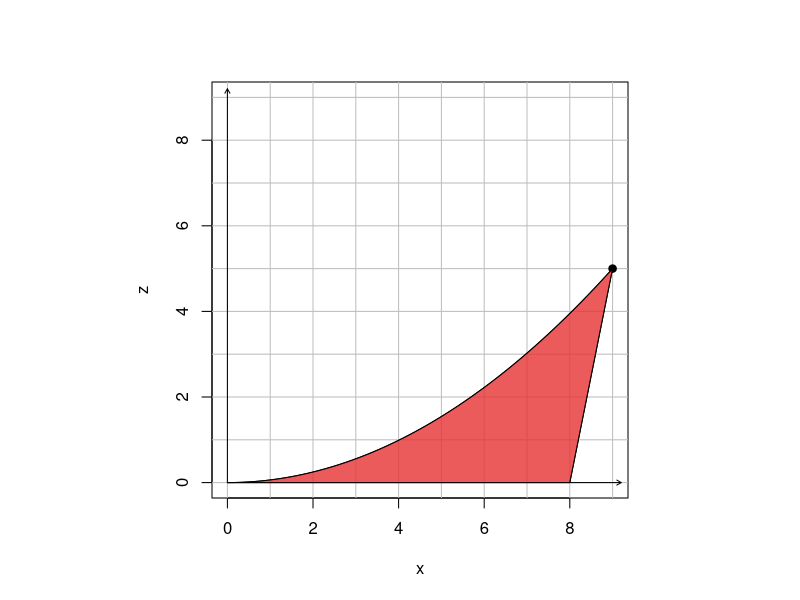
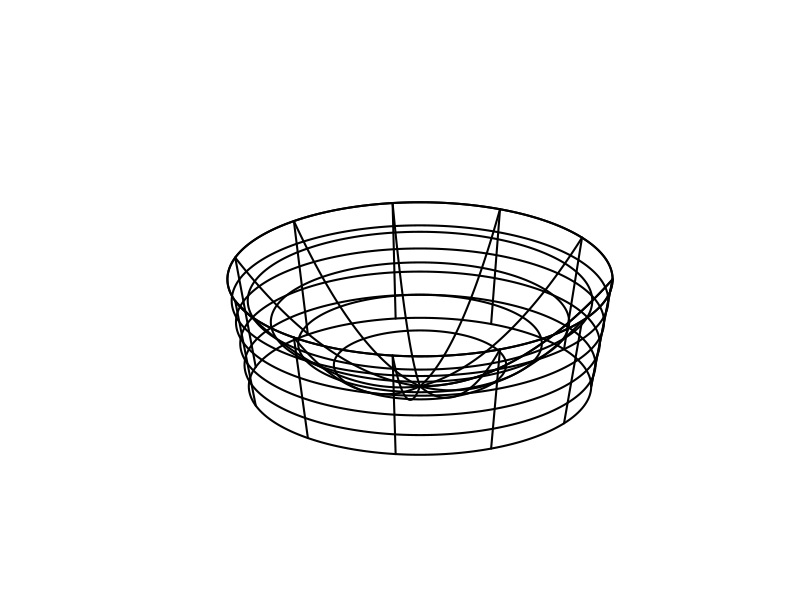
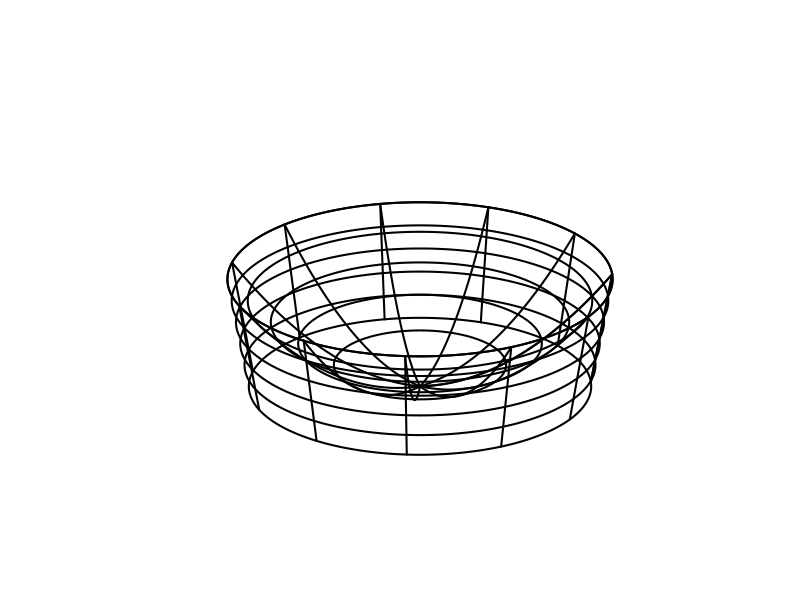
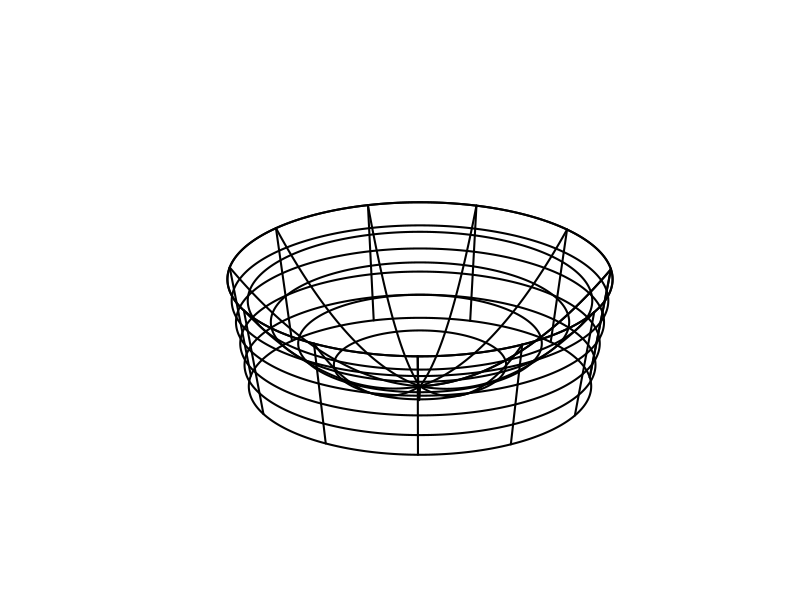
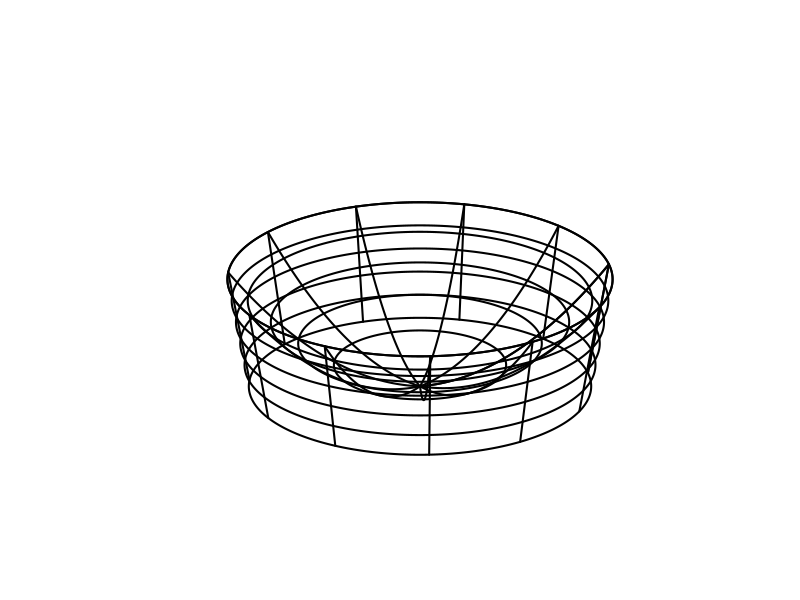
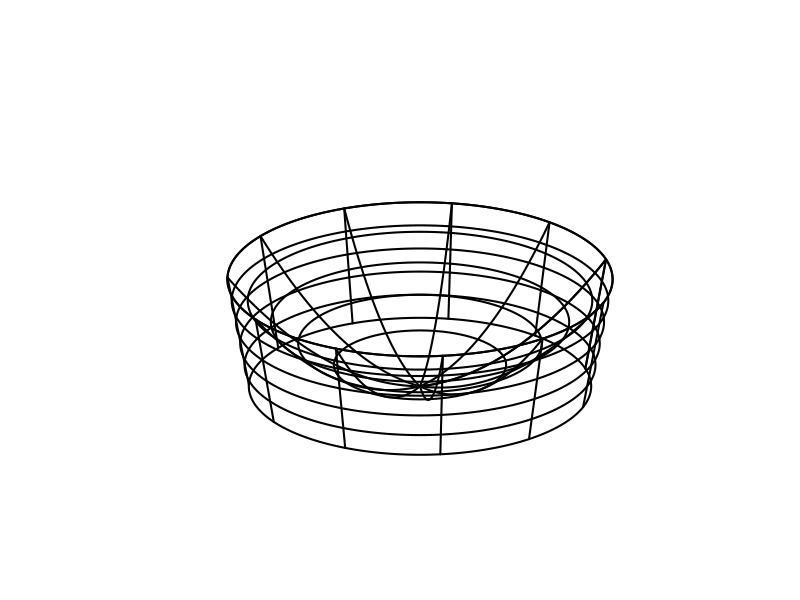
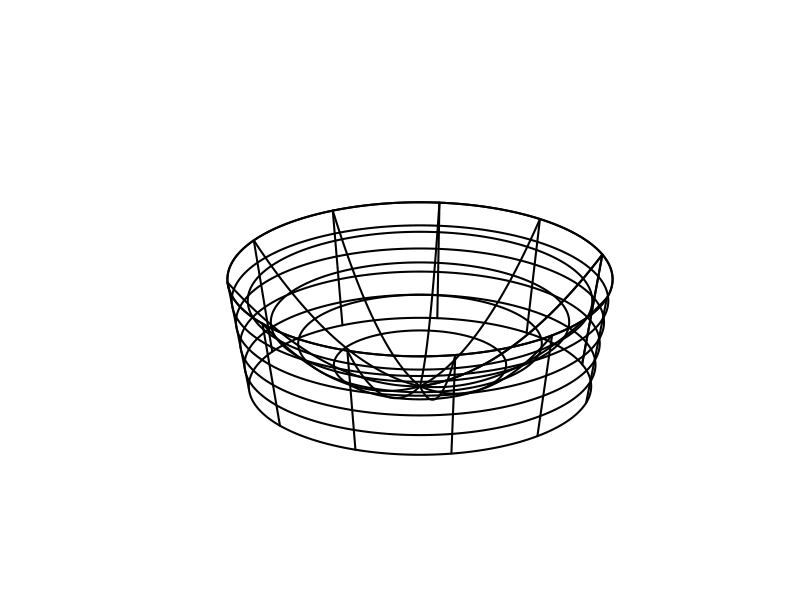
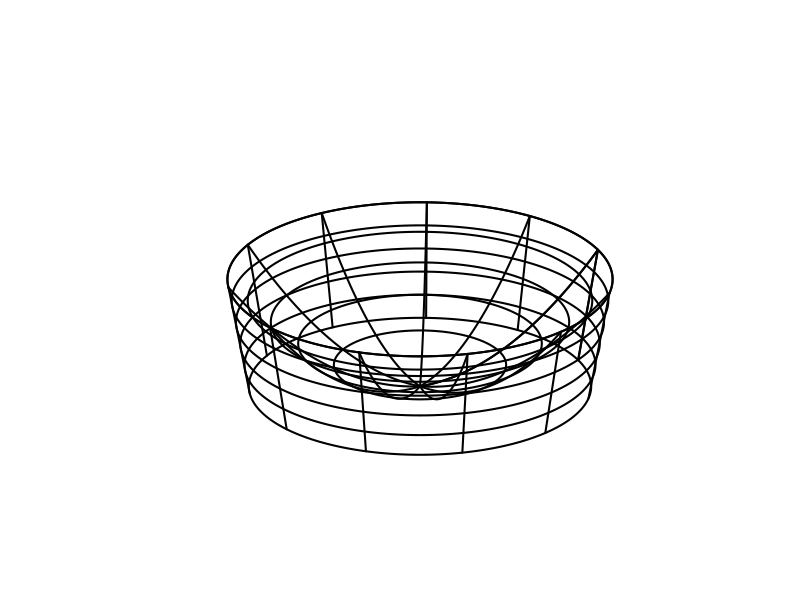

Write the R code that produced these figures, in order.
## ---- chunk 1
options(scipen=999)
fixer = function(exp){
  exp = gsub("+{-","-{",exp,fixed=T)
  exp = gsub("{1}x^{0}","1",exp,fixed=T)
  exp = gsub("{1}","{}",exp,fixed=T)
  exp = gsub("x^{0}","{}",exp,fixed=T)
  return(exp)
}

while(T){
  hk = rev(sort(sample(4:13,2)))
  h = hk[1]
  k = hk[2]
  m = sample(2:5,1)
  b = k-m*h
  a = k/h^2
  
  xint = -b/m
  
  V = pi*(k^3/3/m^2+(2*abs(b)/2/m^2-h^2/2/k)*k^2+b^2/m^2*k)
  if(V<9999){break}
}

## ---- chunk 2
par(pty="s")
plot(0,0,type="n",xlim=c(0,h),ylim=c(0,h),xlab="x",ylab="z")
for(i in 0:h){
  abline(h=i,col="grey")
  abline(v=i,col="grey")
}
arrows(0,0,0,h+0.2,length=0.05)
arrows(0,0,h+0.2,0,length=0.05)
x = seq(0,h,length.out=100)
x2 = seq(-b/m,h,length.out=100)
y1 = a*x^2
y2 = m*x2+b
lines(x,y1)
lines(x2,y2)
points(h,k,pch=19)
polygon(c(x,rev(x2)),c(y1,rev(y2)),col=rgb(0.9,0.2,0.2,0.8))
## ---- chunk 3
curves = list()
n = 12
nframes = 8
for(y in 0:k){
  th = seq(0,2*pi,length.out=360)
  x1 = (y-b)/m
  nc = length(curves)
  pnts = matrix(c(x1*cos(th),x1*sin(th),rep(y,length(th))),nrow=3,byrow=T)
  curves[[nc+1]] = pnts
  x2 = sqrt(y/a)
  pnts = matrix(c(x2*cos(th),x2*sin(th),rep(y,length(th))),nrow=3,byrow=T)
  curves[[nc+2]] = pnts
}
for(th in seq(0,2*pi,length.out=n)){
  x = seq(0,h,length.out=100)
  x2 = seq(xint,h,length.out=100)
  z1 = m*x2+b
  z2 = a*x^2
  nc = length(curves)
  pnts = matrix(c(x2*cos(th),x2*sin(th),z1),nrow=3,byrow=T)
  curves[[nc+1]] = pnts
  pnts = matrix(c(x*cos(th),x*sin(th),z2),nrow=3,byrow=T)
  curves[[nc+2]] = pnts
}

getR = function(u,t){
  ux = u[1]
  uy = u[2]
  uz = u[3]
  f = cos(t)+ux^2*(1-cos(t))
  g = ux*uy*(1-cos(t))-uz*sin(t)
  h = ux*uz*(1-cos(t))+uy*sin(t)
  i = uy*ux*(1-cos(t))+uz*sin(t)
  j = cos(t)+uy^2*(1-cos(t))
  k = uy*uz*(1-cos(t))-ux*sin(t)
  l = uz*ux*(1-cos(t))-uy*sin(t)
  m = uz*uy*(1-cos(t))+ux*sin(t)
  n = cos(t)+uz^2*(1-cos(t))
  R = matrix(c(f,g,h,i,j,k,l,m,n),3,byrow=T)
  return(R)
}
u = c(0,0,1)
t = 2*pi/n/nframes
R = getR(u,t)
tp = pi/2
r = 0.4
P = matrix(c(1,r*cos(tp),0,
             0,r*sin(tp),1),2,byrow=T)
X = curves
for(i in 1:nframes){
  par(pty="s")
  plot(0,0,type="n",xlim=c(-h,h),ylim=c(-h/2,3*h/2),ann=F,axes=F)
  for(j in 1:length(X)){
    Xf = P%*%X[[j]]
    lines(Xf[1,],Xf[2,],col="black",lwd=2)
    X[[j]] = R%*%X[[j]]
  }
}
## ---- chunk 4
dz = k/30
zs = seq(dz,k-dz,dz)
r1 = sqrt(zs/a)
r2 = (zs-b)/m
f = 0.4

draw_washer = function(z,r1,r2,dz,perspective_ratio=0.5,col="red"){
  N = 360
  pr = perspective_ratio
  th = seq(0,pi,length.out=N/2)
  lines(r1*cos(th),z-dz+r1*pr*sin(th),lwd=2)
  t = seq(0,pi,length.out=N/2)
  for(i in 1:(length(t)-1)){
    polygon(c(r1*cos(t[i]),r1*cos(t[i]),r1*cos(t[i+1]),r1*cos(t[i+1])),
            c(z-dz+r1*pr*sin(t[i]),z+r1*pr*sin(t[i]),z+r1*pr*sin(t[i+1]),z-dz+r1*pr*sin(t[i+1])),
            col=col,border=col)
  }
  t = seq(pi,2*pi,length.out=N/2)
  for(i in 1:(length(t)-1)){
    polygon(c(r2*cos(t[i]),r2*cos(t[i]),r2*cos(t[i+1]),r2*cos(t[i+1])),
            c(z-dz+r2*pr*sin(t[i]),z+r2*pr*sin(t[i]),z+r2*pr*sin(t[i+1]),z-dz+r2*pr*sin(t[i+1])),
            col=col,border=col)
  }
  th = seq(pi,2*pi,length.out=N/2)
  lines(r2*cos(th),z-dz+r2*pr*sin(th))
  t = seq(0,2*pi,length.out=N)
  for(i in 1:(length(t)-1)){
    polygon(c(r2*cos(t[i]),r2*cos(t[i+1]),r1*cos(t[i+1]),r1*cos(t[i])),
            c(z+r2*pr*sin(t[i]),z+r2*pr*sin(t[i+1]),z+r1*pr*sin(t[i+1]),z+r1*pr*sin(t[i])),
            col=col,border=col)
  }
  th = seq(0,2*pi,length.out=N)
  lines(r1*cos(th),z+r1*pr*sin(th))
  lines(r2*cos(th),z+r2*pr*sin(th))
}

nnn = 8
spf = ceiling(length(zs)/nnn)

for(kk in 1:(nnn+1)){
  par(pty="s",mar=c(0,0,0,0))
  plot(0,0,type="n",xlim=c(-h,h),ylim=c(-h/2,3*h/2),ann=F,axes=F)
  for(i in 1:min(c(kk*spf,length(zs)))){
    draw_washer(zs[i],r1[i],r2[i],dz,f,col=hsv(i/length(zs),0.7,0.5+0.1*i%%5))
  }
}

## ---- chunk 5
draw_washer = function(z,r1,r2,dz,perspective_ratio=0.5,col="red"){
  N = 360
  pr = perspective_ratio
  th = seq(0,pi,length.out=N/2)
  lines(r1*cos(th),z-dz+r1*pr*sin(th),lwd=2)
  t = seq(0,pi,length.out=N/2)
  for(i in 1:(length(t)-1)){
    polygon(c(r1*cos(t[i]),r1*cos(t[i]),r1*cos(t[i+1]),r1*cos(t[i+1])),
            c(z-dz+r1*pr*sin(t[i]),z+r1*pr*sin(t[i]),z+r1*pr*sin(t[i+1]),z-dz+r1*pr*sin(t[i+1])),
            col=col,border=col)
  }
  t = seq(pi,2*pi,length.out=N/2)
  for(i in 1:(length(t)-1)){
    polygon(c(r2*cos(t[i]),r2*cos(t[i]),r2*cos(t[i+1]),r2*cos(t[i+1])),
            c(z-dz+r2*pr*sin(t[i]),z+r2*pr*sin(t[i]),z+r2*pr*sin(t[i+1]),z-dz+r2*pr*sin(t[i+1])),
            col=col,border=col)
  }
  th = seq(pi,2*pi,length.out=N/2)
  lines(r2*cos(th),z-dz+r2*pr*sin(th))
  t = seq(0,2*pi,length.out=N)
  for(i in 1:(length(t)-1)){
    polygon(c(r2*cos(t[i]),r2*cos(t[i+1]),r1*cos(t[i+1]),r1*cos(t[i])),
            c(z+r2*pr*sin(t[i]),z+r2*pr*sin(t[i+1]),z+r1*pr*sin(t[i+1]),z+r1*pr*sin(t[i])),
            col=col,border=col)
  }
  th = seq(0,2*pi,length.out=N)
  lines(r1*cos(th),z+r1*pr*sin(th))
  lines(r2*cos(th),z+r2*pr*sin(th))
}
par(mar=c(0,0,0,0))
plot(0,0,type="n",xlim=c(-1,1),ylim=c(-0.5,0.5),ann=F,axes=F)

draw_washer(0.05,0.5,0.9,0.1,col=rgb(0.9,0.9,0.9))
text(1,0,"dz",cex=1.3)
bmp = 0.01
x0 = 0.93
lines(c(x0-bmp,x0+bmp,x0,x0,x0+bmp,x0-bmp),
      c(-0.05,-0.05,-0.05,0.05,0.05,0.05))
lines(c(0,0.5),c(0.05,0.05),col="blue",lwd=3)
text(0.25,0,"r",col="blue",cex=1.3)
lines(c(0,0.9*cos(5*pi/6)),c(0.05,0.05+0.9*0.5*sin(5*pi/6)),col="red",lwd=3)
text(-0.27,0.2,"R",col="red",cex=1.3)
